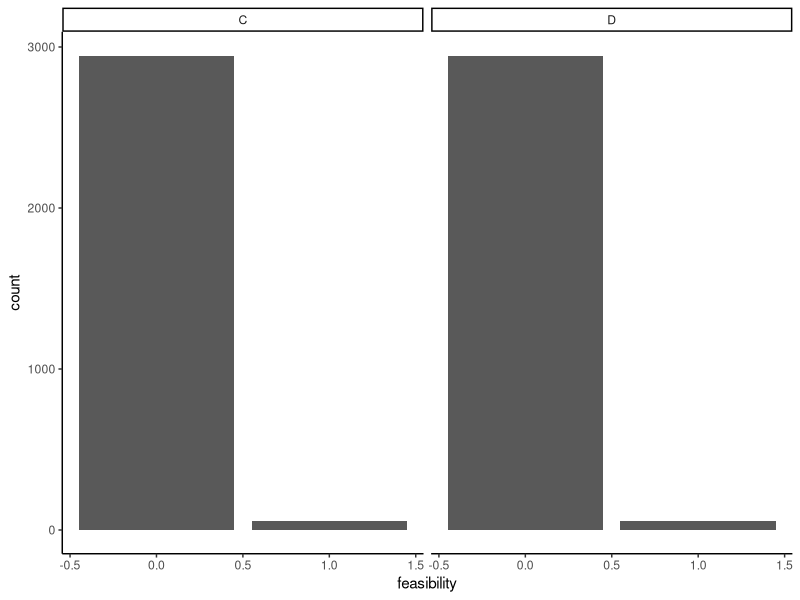
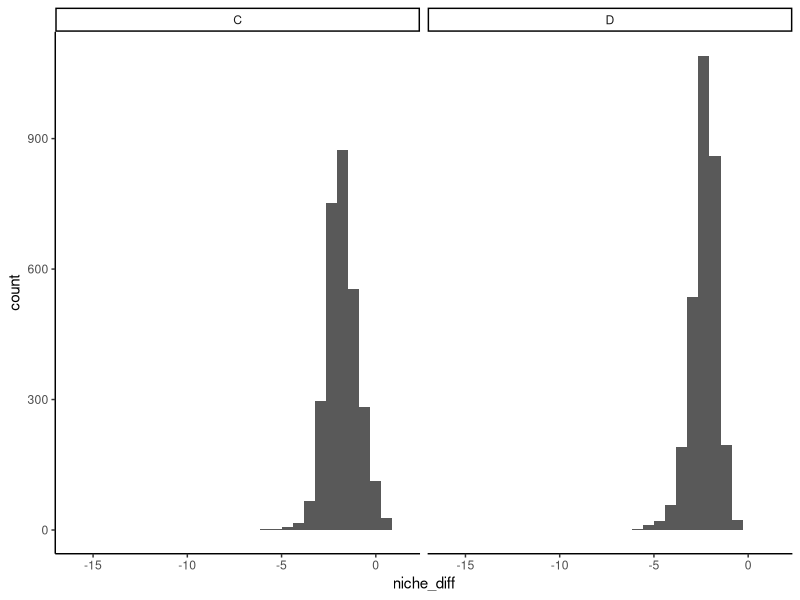
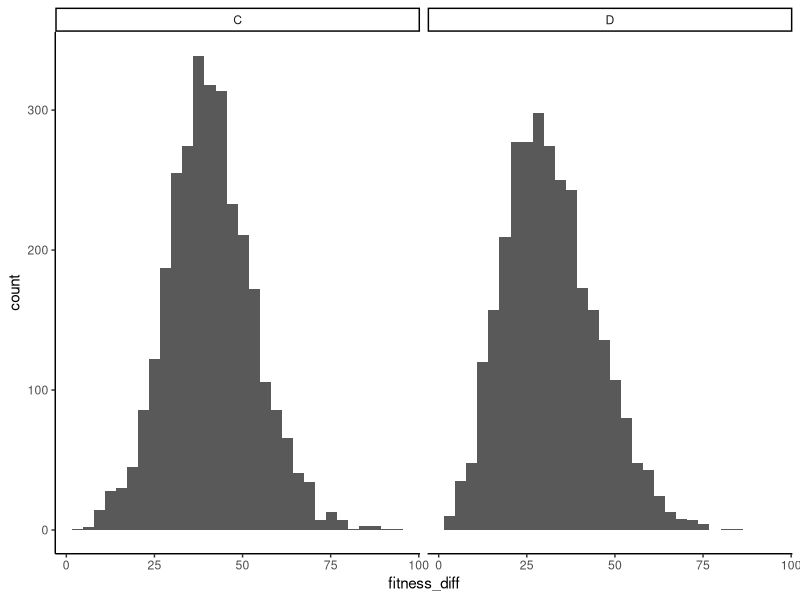
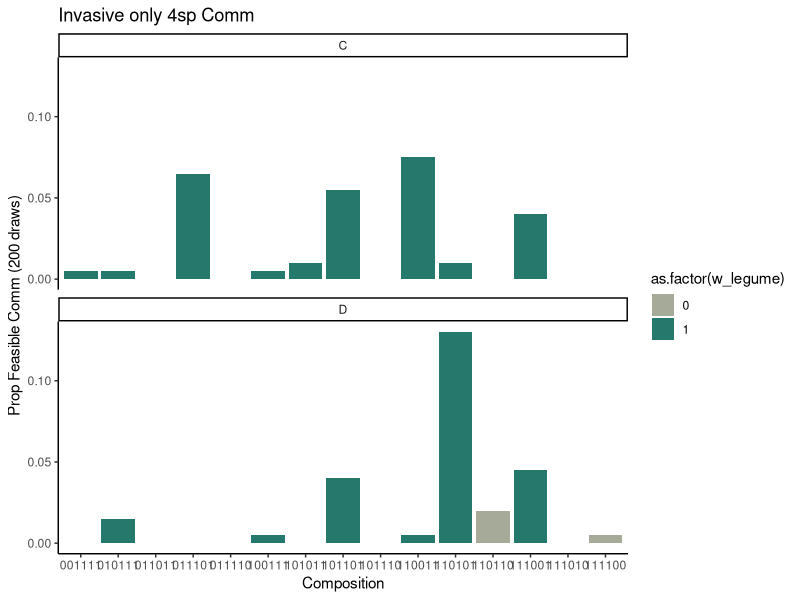
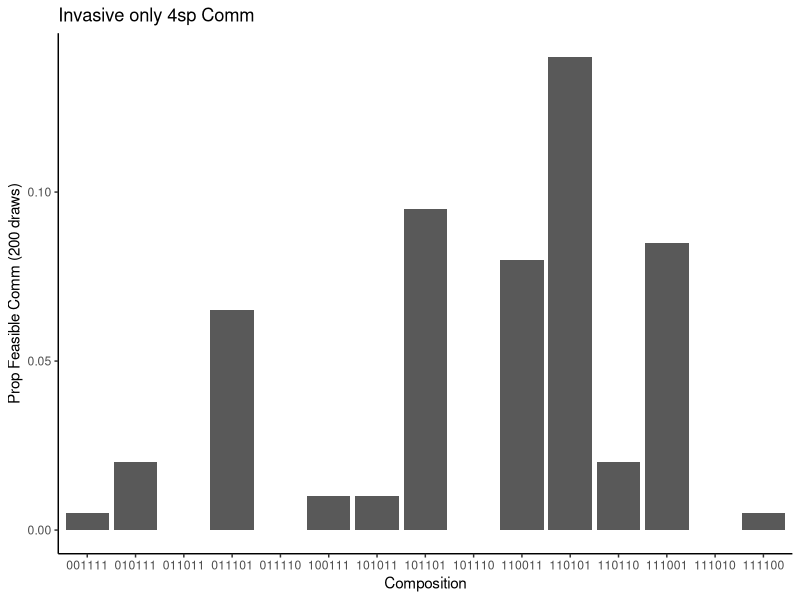
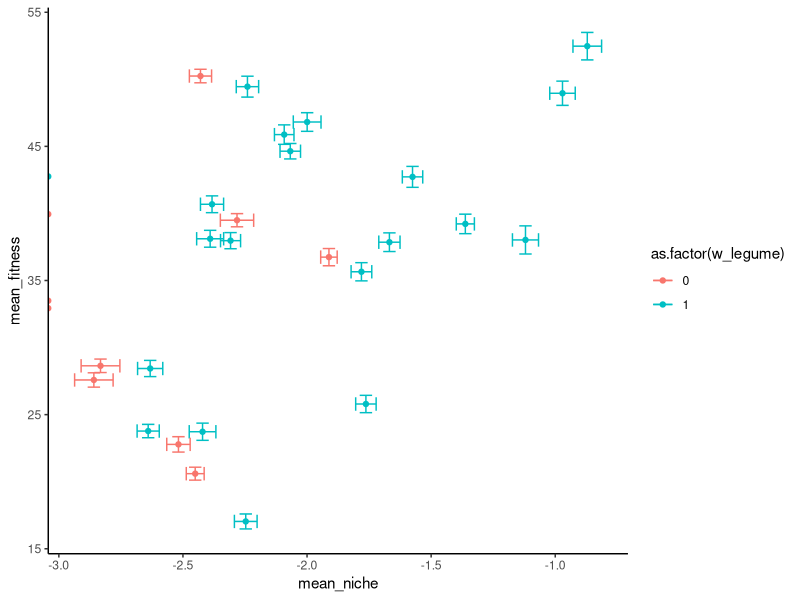
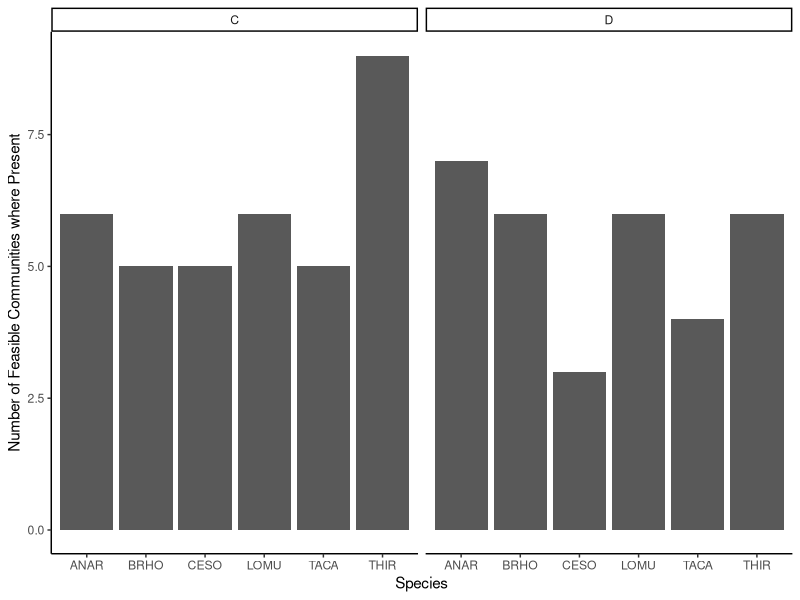
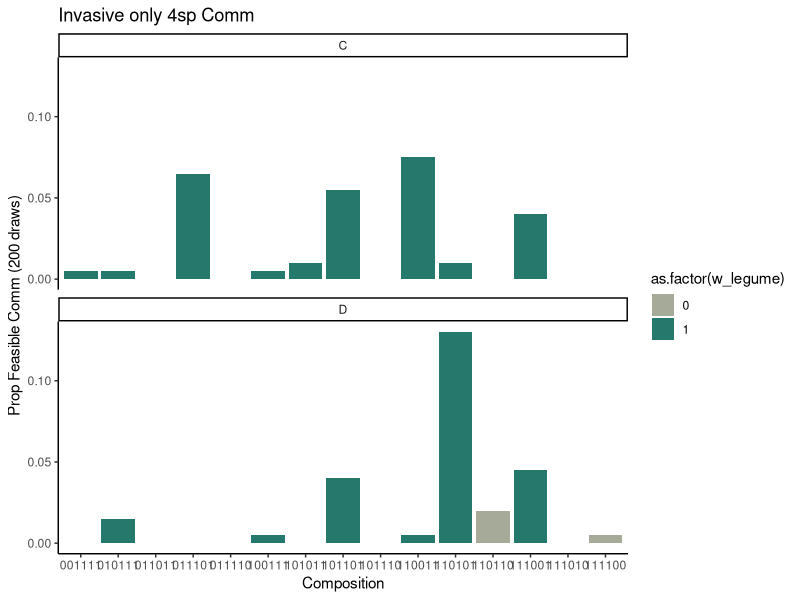

Here is the R script that generated these plots, in order:

# Set up Env ####
library(tidyverse)

calcSE<-function(x){
  x2<-na.omit(x)
  sd(x2)/sqrt(length(x2))
}

fig_loc = "analyses/interactions_v_traits/structural_coexistence/prelim_figs/"
theme_set(theme_classic())

# Read in data ####
invcommD = read.csv("analyses/interactions_v_traits/structural_coexistence/run_structural/inv_only_D_structural_results_20240729.csv")

invcommC = read.csv("analyses/interactions_v_traits/structural_coexistence/run_structural/inv_only_C_structural_results_20240729.csv")

# Clean data ####
invcommD_vis = invcommD %>%
  filter(!is.na(ANAR))%>%
  mutate(comp = paste0(ANAR, BRHO, CESO, LOMU, TACA, THIR),
         treatment = "D")

## set up for visualisation
invcommC_vis = invcommC %>%
  filter(!is.na(BRHO))%>%
  mutate(comp = paste0(ANAR, BRHO, CESO, LOMU, TACA, THIR),
         treatment = "C")

## join together
allinv = rbind(invcommC_vis, invcommD_vis) %>%
  select(-X)

## Explore Raw Data ####
ggplot(allinv, aes(x=feasibility)) +
  geom_bar() +
  facet_wrap(~treatment)

nrow(allinv[allinv$feasibility == 1,])
## 107 feasible comm out of total of 6000

## niche diffs
ggplot(allinv, aes(x=niche_diff)) +
  geom_histogram() +
  facet_wrap(~treatment)

## fitness diffs
ggplot(allinv, aes(x=fitness_diff)) +
  geom_histogram() +
  facet_wrap(~treatment)

# Summarise ####
## Prop Feasible ####
prop_feas = allinv %>%
  mutate(comp = paste0(ANAR, BRHO, CESO, LOMU, TACA, THIR)) %>%
  group_by(comp, treatment) %>%
  summarise(num_feas = sum(feasibility),
            prop_feasible = num_feas/n(),
            mean_niche = mean(niche_diff),
            mean_fitness = mean(fitness_diff),
            se_niche = calcSE(niche_diff),
            se_fitness = calcSE(fitness_diff)) %>%
  mutate(w_legume = ifelse(substr(comp, start = 6, stop = 6) == 1, 1, 0)) %>%
  filter(!is.na(num_feas))

ggplot(prop_feas, aes(x=as.factor(comp), y=prop_feasible, fill = as.factor(w_legume))) +
  geom_bar(stat = 'identity') +
  facet_wrap(~treatment, nrow = 2, ncol = 1)+
  ggtitle("Invasive only 4sp Comm") +
  xlab("Composition") +
  scale_fill_manual(values = c("#A5AA99", "#24796C")) +
  ylab("Prop Feasible Comm (200 draws)")
ggsave(paste0(fig_loc, "inv_only_C_4spcomm_legume.png"), width = 10, height = 3)

ggplot(prop_feas, aes(x=as.factor(comp), y=prop_feasible)) +
  geom_bar(stat = 'identity') +
  ggtitle("Invasive only 4sp Comm") +
  xlab("Composition") +
  ylab("Prop Feasible Comm (200 draws)")
ggsave(paste0(fig_loc, "inv_only_C_4spcomm.png"), width = 7, height = 3)



ggplot(prop_feas, aes(x=mean_niche, y=mean_fitness, color = as.factor(w_legume))) +
  geom_point() +
  geom_errorbar(aes(ymin = mean_fitness - se_fitness, ymax = mean_fitness + se_fitness), width = 0.05)+
  geom_errorbarh(aes(xmax = mean_niche + se_niche, xmin = mean_niche - se_niche), height = 1)
ggsave(paste0(fig_loc, "inv_only_D_niche_fitness_diffs_scatter.png"), width = 6, height = 3)

## Prop Feasible by Sp ####
num_pres = allinv %>%
  pivot_longer(c(1:6), names_to = "species", values_to = "PA") %>%
  filter(PA != 0) %>%
  group_by(species, comp, treatment) %>%
  summarise(num_feas = sum(feasibility)) %>%
  mutate(feas_PA = ifelse(num_feas > 0, 1, 0)) %>%
  ungroup() %>%
  group_by(species, treatment) %>%
  summarise(num_feas_present = sum(feas_PA))

ggplot(num_pres, aes(x=species, y=num_feas_present)) +
  geom_bar(stat = 'identity') +
  facet_wrap(~treatment) +
  ylab("Number of Feasible Communities where Present") +
  xlab("Species")

ggsave(paste0(fig_loc, "inv_num_comm_present.png"), width = 10, height = 4)
